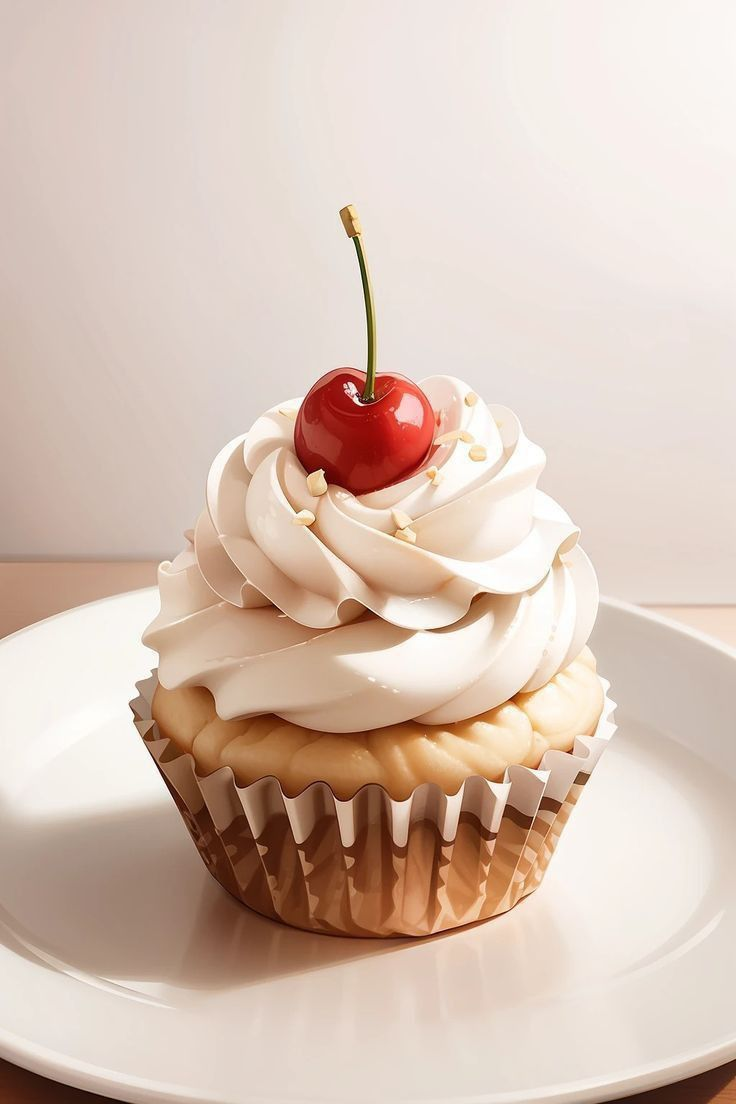
#> input picture Procesamiento digital de imágenes/Practico integrador 2/dataset-/imagen1.jpg, 736 x 1104 px, found by its file name
$ jupyter execute --allow-errors 'Laboratorio Práctico__Procesamiento de Imágenes _Ejercicios.ipynb'   (shell and % lines are left out)
#> lines starting #> are read from the running program, lines starting #| are printed output that depends on the picture; after the words box and inside, x2 and y2 are one past the last pixel; in counts of white or black regions, pixels touching at a corner belong together
#Laboratorio Práctico: Procesamiento de Imágenes
**Tiempo estimado:** 50 minutos

**Objetivos:** Al finalizar este laboratorio, vas a poder aplicar conceptos fundamentales de manipulación, análisis y segmentación de imágenes utilizando las librerías `OpenCV` y `scikit-image`

[cell 1]
# Importación de las librerías necesarias para el laboratorio
import numpy as np
import cv2
from cv2 import imread
import matplotlib.pyplot as plt
import skimage as ski
from skimage import filters, feature, exposure, io
from PIL import Image
from google.colab import files

##Parte 0: Preparación del Entorno (5 minutos)

Primero, vamos a descargar las imágenes que vamos a usar en los ejercicios. Con estos comandos, las guardamos en el entorno de ejecución del notebook.

- `texto.png:` Una imagen con texto, ideal para el análisis de bordes.

- `paisaje.jpg:` Una imagen a color para la manipulación de canales.

- `monedas.jpg:` Una imagen de monedas sobre un fondo, perfecta para segmentación.

[cell 2]
# Descarga de las imágenes de trabajo

print("Imágenes descargadas correctamente.")

[cell 3]
# Función auxiliar que vamos a usar durante todo el laboratorio
def mostrar_imagenes(imagenes, titulos, cmap='gray', figsize=(12, 4)):
    """
    Función auxiliar para visualizar una o más imágenes en una misma fila.
    Parámetros:
    - imagenes: lista de imágenes (arrays de NumPy o similares).
    - titulos: lista de títulos correspondientes a cada imagen.
    - cmap: mapa de color a usar (por defecto 'gray' para imágenes en escala de grises).
    - figsize: tamaño de la figura en pulgadas (ancho, alto).
    """
    # Contamos cuántas imágenes vamos a mostrar
    n = len(imagenes)

    # Creamos un objeto 'fig' y un array de ejes 'axes' con 1 fila y n columnas
    fig, axes = plt.subplots(1, n, figsize=figsize)

    # Si solo hay una imagen, 'axes' no es iterable, así que lo convertimos en lista
    if n == 1:
        axes = [axes]

    # Iteramos sobre cada eje, imagen y título simultáneamente
    for ax, img, titulo in zip(axes, imagenes, titulos):
        # Mostramos la imagen en el eje correspondiente
        # Usamos el cmap solo si la imagen es 2D (escala de grises)
        ax.imshow(img, cmap=cmap if len(img.shape) == 2 else None)

        # Le asignamos un título al eje
        ax.set_title(titulo)

        # Ocultamos los ejes para que no aparezcan los ticks ni las marcas
        ax.axis('off')

    # Ajustamos los espacios para que no se solapen títulos ni imágenes
    plt.tight_layout()

    # Mostramos la figura final en pantalla
    plt.show()

###Ejercicio 1: Análisis y Manipulación Básica (10 minutos)

Empezamos con lo fundamental: cargar una imagen y entender su estructura.

Tareas:

- Cargá la imagen `paisaje.jpg` usando OpenCV.

- Implementá una función que analice y muestre sus propiedades principales.

- Extraé y visualizá cada canal de color (Azul, Verde, Rojo) por separado.

- Convertí la imagen del formato BGR (propio de OpenCV) a RGB y comparala con la original.

[cell 4]
# ESPACIO PARA TU CÓDIGO - EJERCICIO 1
# --------------------------------------

# 1.1: Cargá la imagen 'paisaje.jpg'
img_paisaje = cv2.imread('paisaje.jpg')  # OpenCV carga en formato BGR

# 1.2: Implementá esta función
# [14 lines left out: function analizar_imagen, not called in this run]
# 1.3: Extraé cada canal de color
# Recordá que OpenCV carga las imágenes en formato BGR

#> (the rest of this cell did not finish here and is left out)

1. **Canal Azul (Canal Azul)** : Muestra solo la intensidad del color azul. Las flores se ven brillantes, lo que indica que tienen mucho azul.

2. **Canal Verde (Canal Verde)**: Aquí se visualiza cuánto verde hay. Las flores son menos brillantes, así que tienen menos verde.

3. **Canal Rojo (Canal Rojo)**: Muestra la intensidad del rojo. Las flores vuelven a verse brillantes, lo que indica que también tienen bastante rojo.

4. **Imagen Original (BGR)**: Es la imagen en su formato original, donde los colores están ordenados como Azul, Verde, Rojo. Las flores parecen azules con centros amarillos.

5. **Imagen Convertida (RGB)**: Es la misma imagen, pero con los colores reordenados como Rojo, Verde, Azul. Las flores ahora parecen rojas con centros amarillos.

🔄 **¿Por qué cambia tanto?**
Porque al cambiar el orden de los canales (de BGR a RGB), lo que antes era azul se interpreta como rojo, y viceversa.

**OpenCV usa BGR por convención interna histórica, matplotlib usa RGB por convención estándar en gráficos. Siempre hay que convertir antes de mostrar si querés colores correctos.**

[cell 5]
# --- Pregunta Conceptual ---
print("Pregunta Conceptual 1:")
print("¿Por qué la imagen se ve con colores extraños cuando se muestra")
print("directamente con matplotlib después de cargarla con OpenCV?")

*Porque OpenCV carga las imágenes en BGR (Azul-Verde-Rojo) y matplotlib espera RGB (Rojo-Verde-Azul). Al mostrarlas sin convertir, los canales se mezclan y los colores se ven raros.*

### Ejercicio 2: Transformaciones Geométricas (10 minutos)

Ahora vamos a manipular la geometría de la imagen.

Tareas:

- Recortá una "región de interés" (ROI) de 100x100 píxeles de la imagen del paisaje.

- Redimensioná ese recorte para que mida 200x200 píxeles.

- Creá un mosaico de 2x2 utilizando el recorte redimensionado.

- (Opcional) Aplicá una rotación de 45 grados al recorte original.

[cell 6]
# ESPACIO PARA TU CÓDIGO - EJERCICIO 2
# --------------------------------------

# --------------------------------------------------------
# 2.1: Definí y extraé una región de interés (ROI significa “Region of Interest” (Región de Interés)) de 100x100 píxeles

# Elegimos un punto de inicio (x, y). Por ejemplo, esquina superior izquierda
x, y = 50, 50
w, h = 100, 100  # ancho y alto del recorte
#> (the rest of this cell did not finish here and is left out)

[cell 7]
# --- Pregunta Conceptual ---
print("\nPregunta Conceptual 2:")
print("¿Cuál es la diferencia principal entre recortar (crop) y redimensionar (resize)?")
print("¿En qué casos prácticos usarías cada operación?")

**Recortar (crop):**

Cortás solo una parte de la imagen y descartás el resto.

*Se usa cuando te interesa un objeto específico o una región de interés, por ejemplo un rostro en una foto grupal.*

**Redimensionar (resize):**

Cambiás el tamaño de toda la imagen (más grande o más pequeña), pero conservás todo lo que está dentro.

*Se usa cuando querés adaptar la imagen a un tamaño estándar, crear mosaicos, o reducir peso para procesamiento rápido.*

### Ejercicio 3: Detección de Bordes (OpenCV vs. Scikit-image) (10 minutos)

En este ejercicio, vamos a comparar dos de los algoritmos más populares para la detección de bordes.

Tareas:

- Cargá la imagen `texto.png` y convertila a escala de grises.

- Aplicá el detector de bordes Canny con OpenCV. Experimentá con distintos umbrales.

- Aplicá el detector de bordes Sobel con scikit-image.

- Compará visualmente los resultados de ambos métodos.

[cell 8]
# 1️⃣ Subir la imagen de texto desde tu PC
uploaded = files.upload()  # Seleccioná 'Alicia.Texto.png' desde tu computadora
#> the answer given: imagen1.jpg
nombre_archivo = list(uploaded.keys())[0]  # Tomamos el nombre del archivo subido

# 2️⃣ Cargar la imagen con OpenCV y convertir a escala de grises
img_texto = cv2.imread(nombre_archivo)
#> img_texto is the input picture: shape (1104, 736, 3); mean B, G, R 182.2, 195.1, 215.7
if img_texto is None:
    print("Error: la imagen no se pudo cargar.")
else:
    print(f"Imagen '{nombre_archivo}' cargada correctamente.")
    img_gray = cv2.cvtColor(img_texto, cv2.COLOR_BGR2GRAY)
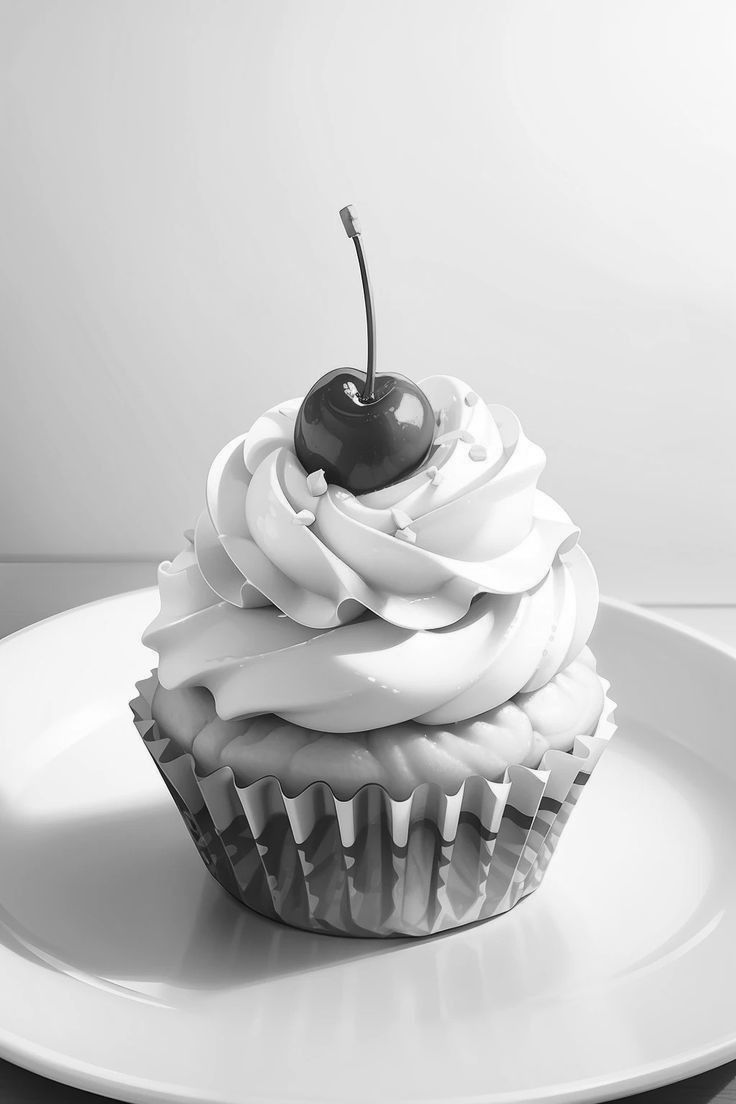
#> img_gray: shape (1104, 736); min 6, max 255, mean 199.8

    # 3️⃣ Aplicar detección de bordes

    # Canny con OpenCV
    bordes_canny = cv2.Canny(img_gray, 50, 150)
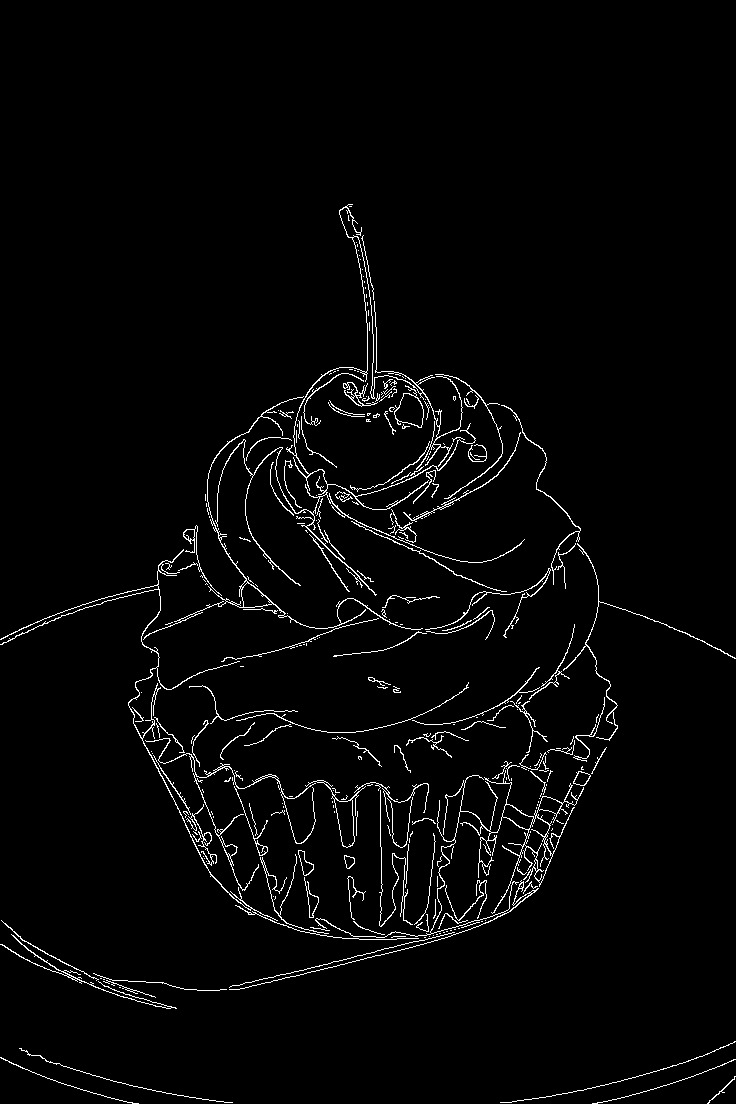
#> bordes_canny: shape (1104, 736); 2.5% white in thin lines or dots, all inside (x1, y1, x2, y2) = (0, 204, 736, 1104)

    # Sobel con scikit-image
    bordes_sobel = filters.sobel(img_gray)
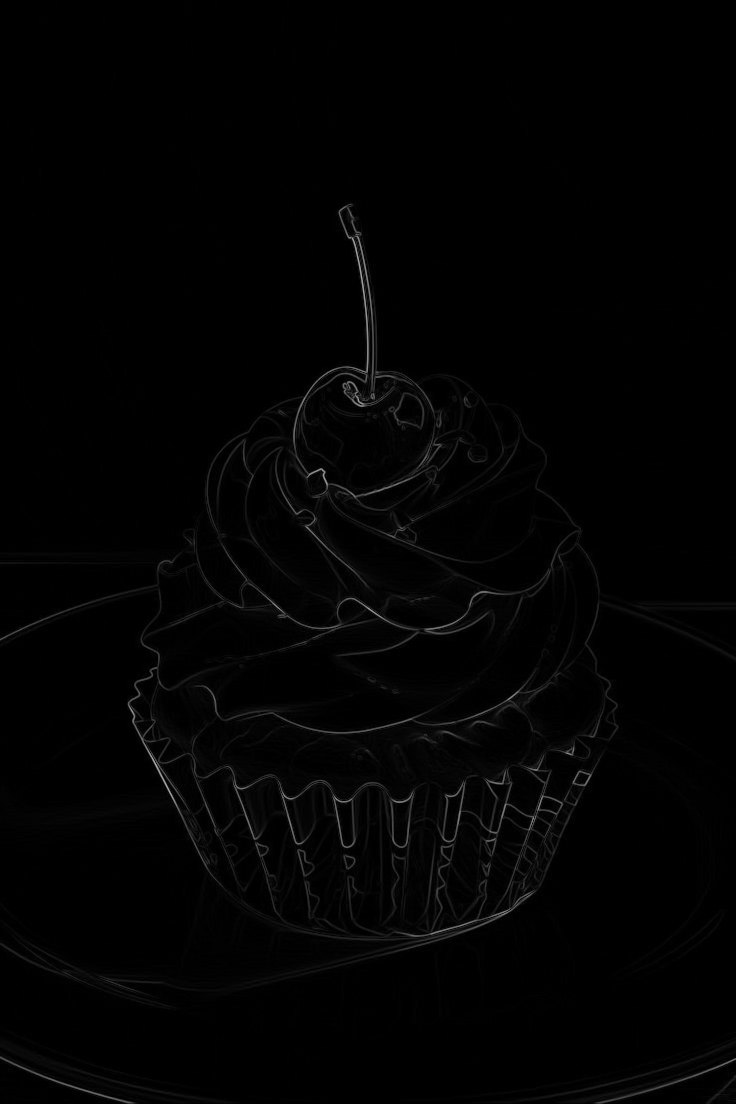
#> bordes_sobel: shape (1104, 736) float64; min 0, max 0.668, mean 0.0109

    # Canny con scikit-image (imagen normalizada a [0,1])
    bordes_ski_canny = feature.canny(img_gray / 255.0)
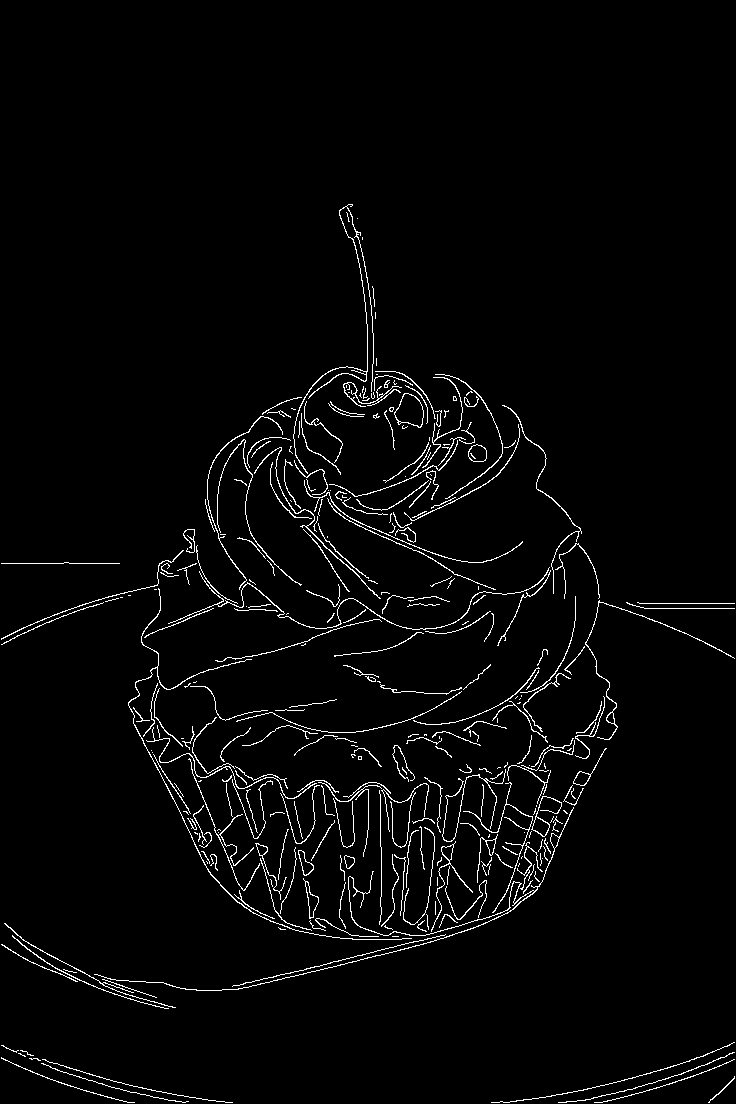
#> bordes_ski_canny: shape (1104, 736) bool; 2.7% white in thin lines or dots, all inside (x1, y1, x2, y2) = (1, 204, 735, 1103)

    # 4️⃣ Visualización de resultados
    mostrar_imagenes([img_gray, bordes_canny, bordes_sobel, bordes_ski_canny],
                     ['Original', 'Canny (OpenCV)', 'Sobel (Scikit)', 'Canny (Scikit)'])
#> in mostrar_imagenes, `n = len(imagenes)`: n = 4
#> the loop in mostrar_imagenes, `for ax, img, titulo in zip(axes, imagenes, titulos):` made 4 passes
#> titulo on passes 1 to 4: 'Original', 'Canny (OpenCV)', 'Sobel (Scikit)', 'Canny (Scikit)'

$ run again, on Procesamiento digital de imágenes/Practico integrador 2/dataset-/imagen3.jpg
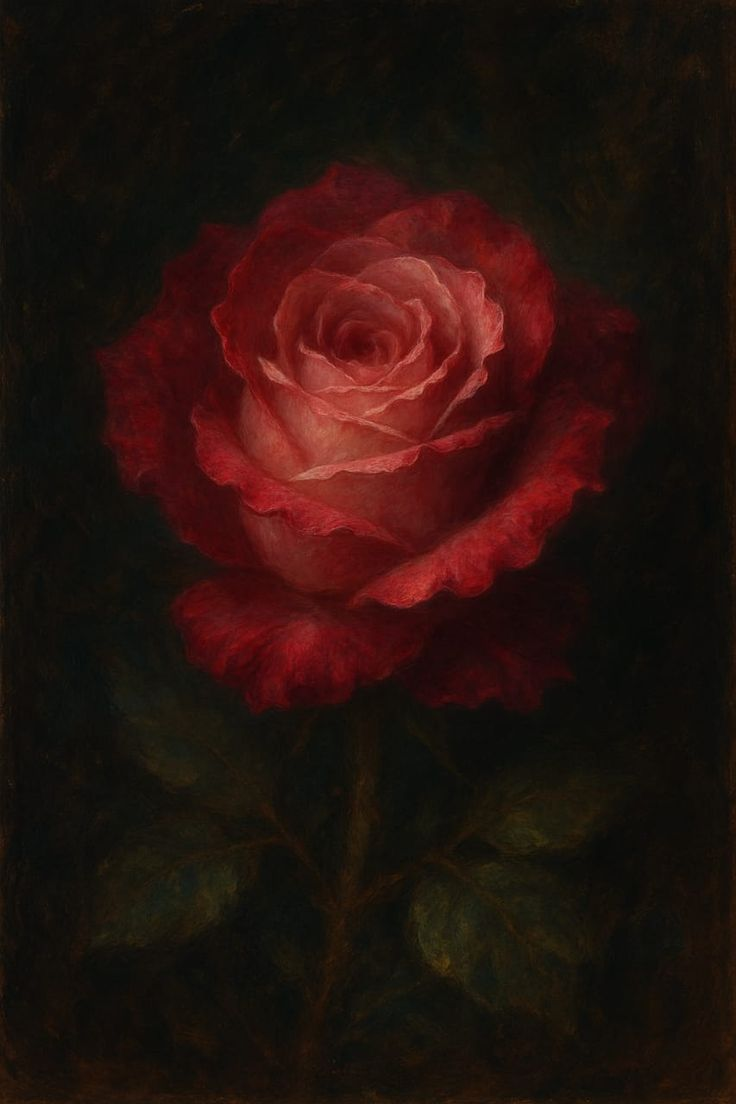
#> input picture Procesamiento digital de imágenes/Practico integrador 2/dataset-/imagen3.jpg, 736 x 1104 px, found by its file name
#> img_texto is the input picture: shape (1104, 736, 3); mean B, G, R 14.2, 18.7, 38.7
#> `bordes_canny = cv2.Canny(img_gray, 50, 150)`:
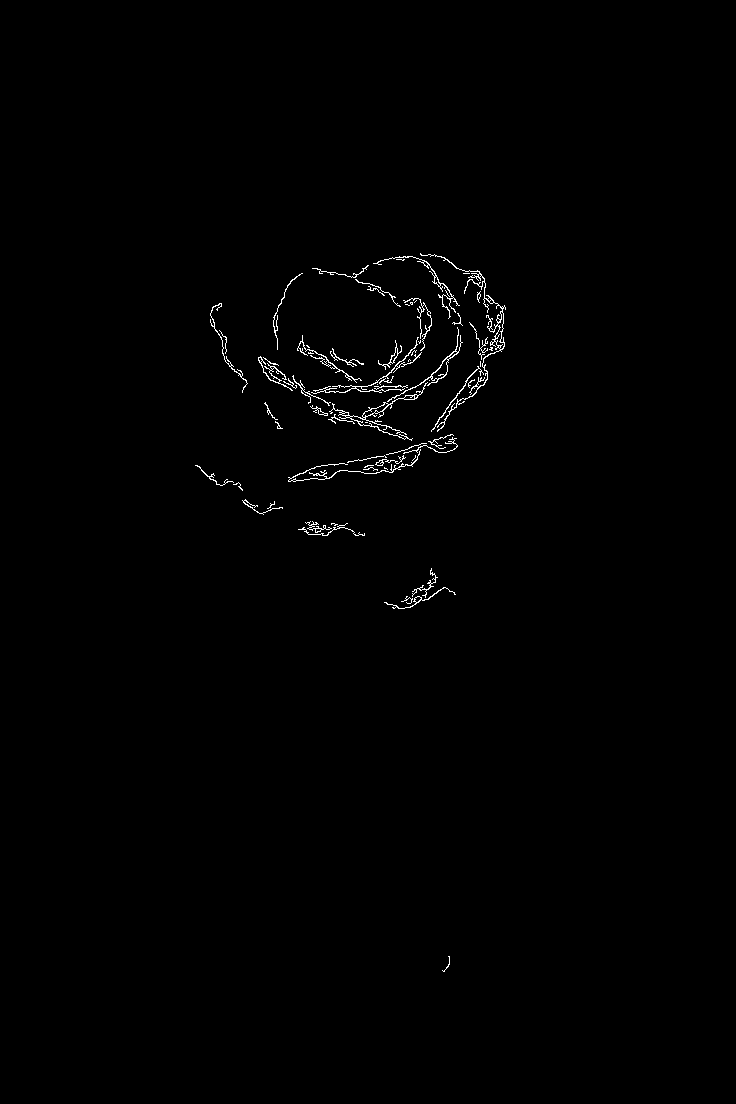
#> bordes_canny: shape (1104, 736); 0.64% white in thin lines or dots, all inside (x1, y1, x2, y2) = (195, 253, 506, 972)
#> `bordes_ski_canny = feature.canny(img_gray / 255.0)`:
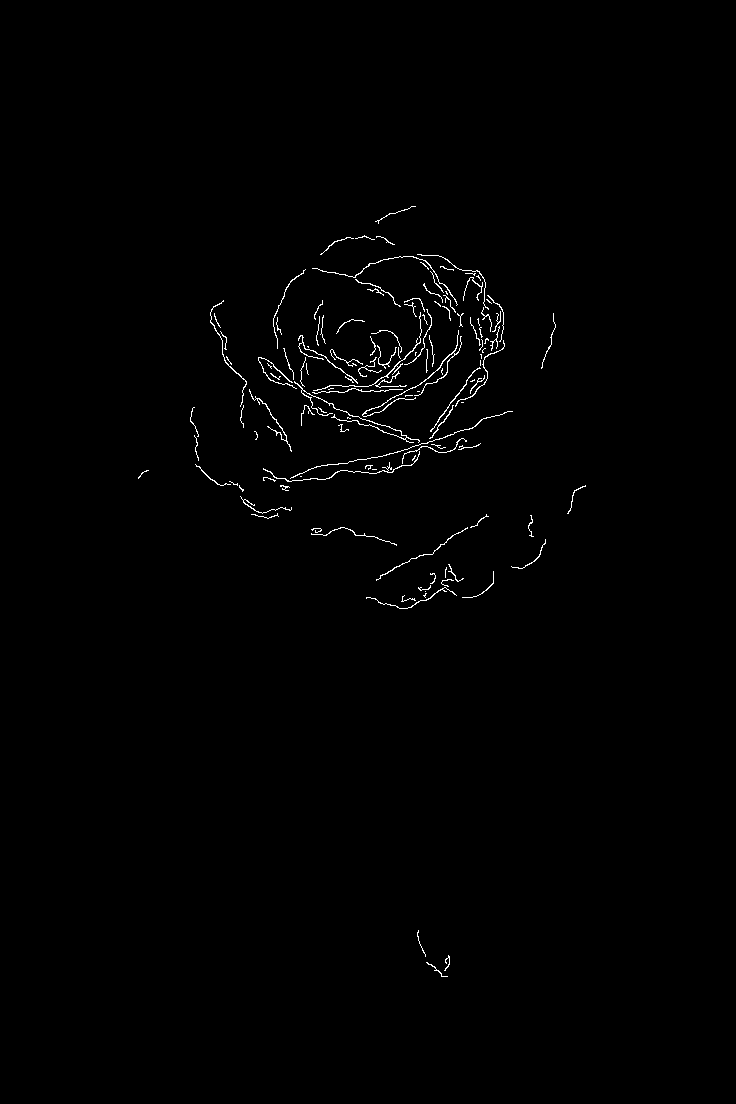
#> bordes_ski_canny: shape (1104, 736) bool; 0.75% white in thin lines or dots, all inside (x1, y1, x2, y2) = (138, 206, 586, 977)
#> n = 4
#> the loop in mostrar_imagenes, `for ax, img, titulo in zip(axes, imagenes, titulos):` made 4 passes
#> titulo on passes 1 to 4: 'Original', 'Canny (OpenCV)', 'Sobel (Scikit)', 'Canny (Scikit)'
